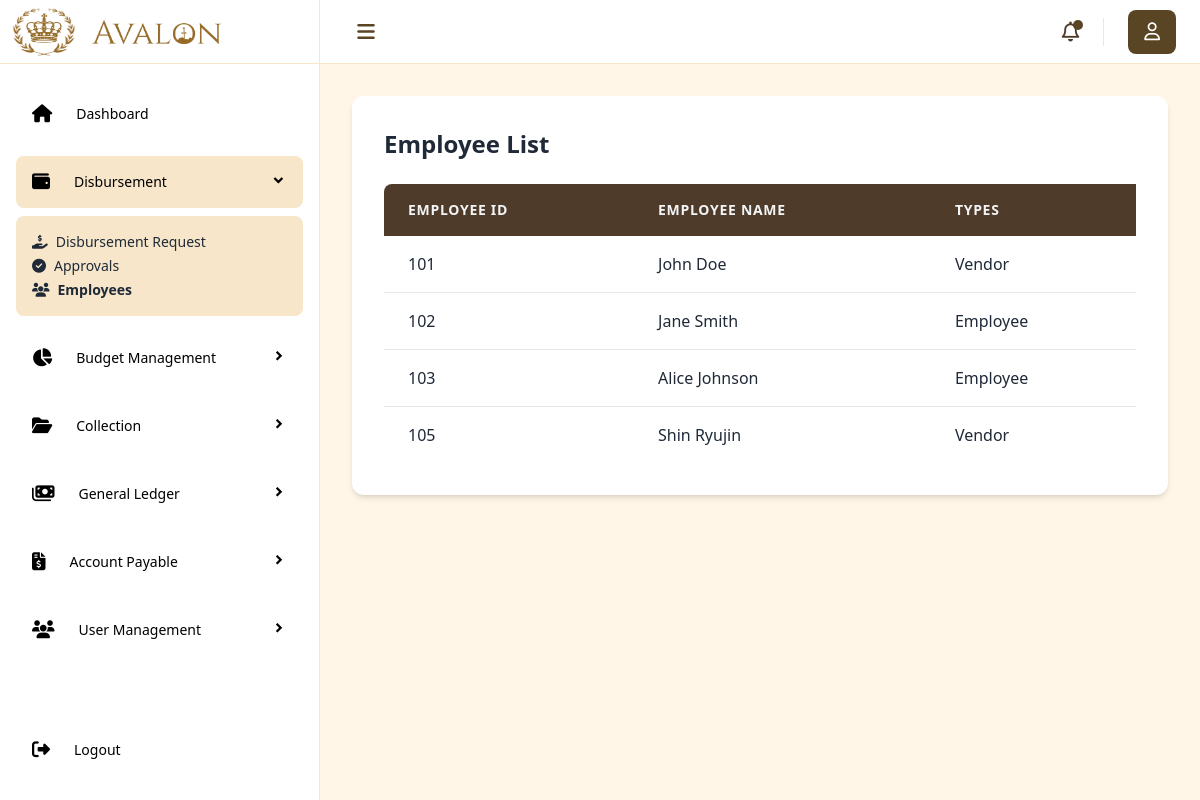
Screenshot of /Disbursement/Employees.php with the database file from the repository.
### tables this page shows
CREATE TABLE `employees` (
  `EmployeeID` int(11) NOT NULL,
  `EmployeeName` varchar(255) NOT NULL,
  `Types` varchar(500) NOT NULL
);

### Disbursement/Employees.php (the view, shortened to what this page needs)
<?php include('../includes/head.php'); ?>
<body>
    <div class="flex min-h-screen w-full">
        <?php include('../includes/sidebar.php'); ?>
        <div class="main w-full bg-[#FFF6E8] md:ml-[320px]">
            <?php include('../includes/navbar.php'); ?>
            <main class="px-8 py-8">
                    <div class="bg-white p-8 rounded-xl shadow-md">
                        <h2 class="text-2xl font-semibold mb-6 text-gray-800">Employee List</h2>
                        <div class="overflow-x-auto">
                            <table class="w-full border-collapse">
                                <thead class="bg-[#4E3B2A]">
                                    <tr>
                                        <th class="px-6 py-4 text-left text-sm font-bold text-gray-100 uppercase tracking-wider rounded-tl-lg" >Employee ID</th>
                                        <th class="px-6 py-4 text-left text-sm font-bold text-gray-100 uppercase tracking-wider" >Employee Name</th>
                                         <th class="px-6 py-4 text-left text-sm font-bold text-gray-100 uppercase tracking-wider" >Types</th>
                                    </tr>
                                </thead>
                                <tbody class="divide-y divide-gray-200">
                                    <?php
                                        $host = 'localhost:3307';
                                    $db = 'fin_disbursement';
                                    $user = 'root';
                                    $pass = '';
                                    $conn = new mysqli($host, $user, $pass, $db);
                                    $query = "SELECT * FROM employees";
                                    $result = $conn->query($query);
                                    if ($result->num_rows > 0) {
                                        while ($row = $result->fetch_assoc()) {
                                            echo "<tr class='hover:bg-gray-50'>
                                                    <td class='px-6 py-4 whitespace-nowrap text-md text-gray-800'>{$row['EmployeeID']}</td>
                                                    <td class='px-6 py-4 whitespace-nowrap text-md text-gray-800'>{$row['EmployeeName']}</td>
                                                     <td class='px-6 py-4 whitespace-nowrap text-md text-gray-800'>{$row['Types']}</td>
                                                  </tr>";
                                        }
                                    } else {
                                        echo "<tr><td colspan='6' class='px-6 py-4 text-center text-red-500'>No approvals found.</td></tr>";
                                    }
                                    ?>
                                </tbody>
                            </table>
                        </div>
                    </div>
                    </div>
        </div>
</body>
</html>

### rows the page displays
employees: EmployeeID "101", EmployeeName "John Doe", Types "Vendor"
employees: EmployeeID "102", EmployeeName "Jane Smith", Types "Employee"
employees: EmployeeID "103", EmployeeName "Alice Johnson", Types "Employee"
employees: EmployeeID "105", EmployeeName "Shin Ryujin", Types "Vendor"

### other values shown
str_replace('_', ' ', $moduleName) "Disbursement"
$data['name'] "Disbursement Request"
$data['name'] "Approvals"
$data['name'] "Employees"
str_replace('_', ' ', $moduleName) "Budget Management"
str_replace('_', ' ', $moduleName) "Collection"
str_replace('_', ' ', $moduleName) "General Ledger"
str_replace('_', ' ', $moduleName) "Account Payable"
str_replace('_', ' ', $moduleName) "User Management"
